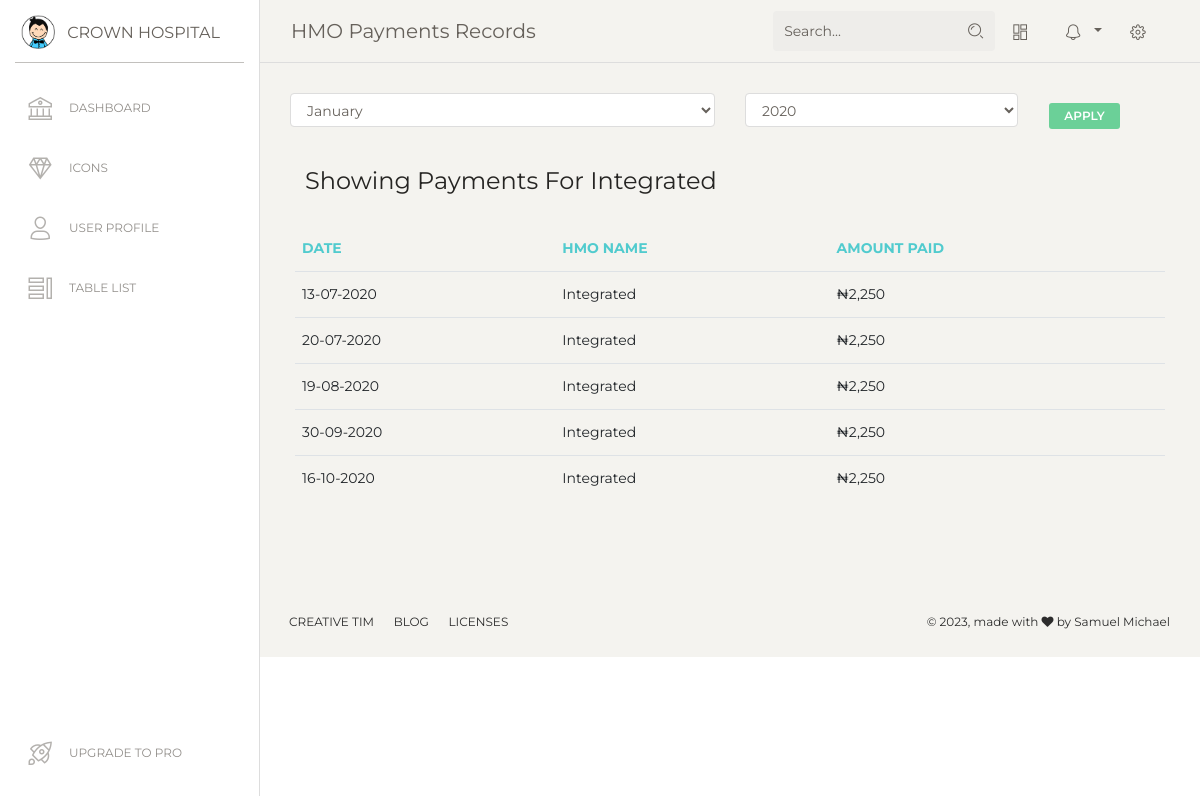
The app's page /zh/index.php?name=Integrated with its own data.
### tables this page shows
CREATE TABLE `hmo_payments` (
  `id` int(11) NOT NULL AUTO_INCREMENT,
  `date` date NOT NULL,
  `hmo_name` varchar(30) NOT NULL,
  `amount` int(11) NOT NULL,
  PRIMARY KEY (`id`)
);

### config/DB.php (called while the page is built, shortened)
<?php
    class DB {
        public $conn;
        public function __construct($host = 'localhost', $user = 'root', $password = '', $dbname = 'hmo') {
            $this->host = $host;
            $this->user = $user;
            $this->password = $password;
            $this->dbname = $dbname;
            $this->conn = new mysqli($this->host, $this->user, $this->password, $this->dbname) or die("Failed to connect to MySQLi" . $this->conn->connect_error);
        }
        public function formatDate($date) {
            $date = date_create($date);
            return date_format($date, 'd-m-Y');
        }
        public function getHMOPayments($hmo_name, $year="") {
            $sql = "SELECT * FROM hmo_payments WHERE date LIKE '%$year%' AND hmo_name = ?; " ;
            $stmt = $this->conn->prepare($sql);
            $stmt->bind_param('s', $hmo_name);
            $stmt->execute();
            return $stmt->get_result();
        }
    }

### zh/index.php (the view, shortened to what this page needs)
<?php
    require_once '../config/DB.php';
    $db =  new DB();
    $name = $_GET['name'];
    $year = $_GET['year'];
?>
<?php include '../inc/head.php' ?>
<body class="">
    <div class="wrapper ">
        <div class="sidebar" data-color="white" data-active-color="danger">
            <div class="logo">
                <a href="https://www.creative-tim.com" class="simple-text logo-mini">
                    <div class="logo-image-small">
                        <img src="../assets/img/logo-small.png">
                    </div>
                </a>
                <a href="https://www.creative-tim.com" class="simple-text logo-normal">
                Crown Hospital
                </a>
            </div>
            <div class="sidebar-wrapper">
                <ul class="nav">
                    <?php include '../inc/nav_links.php' ?>
                </ul>
            </div>
        </div>
        <div class="main-panel">
            <?php include '../inc/navbar.php' ?>
            <div class="content">
                <div class="row">
                    <div class="col-md-12">
                        <div class="row">
                                <div class="col-md-6">
                                    <select name="month" id="" class="form-control form-select-sm">
                                        <option value="">January</option>
                                    </select>
                                </div>
                                <div class="col-md-4">
                                    <select class="form-control form-select-sm" name="year" id="" onchange="location = this.value;">
                                        <option  value="index?name=<?= $name ?>&year=2020">2020</option>
                                    </select>
                                </div>
                                <div class="col-md-2">
                                    <button  class="btn btn-success btn-sm" >Apply</button>
                                </div>
                        </div>
                        <div class="card card-plain">
                            <div class="card-header">
                                <h4 class="card-title"> Showing Payments For <?= ucwords($name) ?></h4>
                            </div>
                            <div class="card-body">
                                <div class="table-responsive">
                                    <table class="table">
                                        <thead class=" text-primary">
                                            <th>Date</th>
                                            <th>HMO Name</th>
                                            <th>Amount Paid</th>
                                        </thead>
                                        <tbody>
                                            <?php $results = $db->getHMOPayments($name, $year) ?>
                                            <?php if (!$results) : ?>
                                            <?php else : ?>
                                                <?php foreach ($results->fetch_all(MYSQLI_ASSOC) as $result) : ?>
                                                    <?php extract($result) ?>
                                                    <tr>
                                                        <td><?= $db->formatDate($date) ?></td>
                                                        <td><?= $hmo_name ?></td>
                                                        <td>&#x20A6;<?= number_format($amount) ?></td>
                                                    </tr>
                                                <?php endforeach; ?>
                                            <?php endif; ?>
                                        </tbody>
                                    </table>
                                </div>
                            </div>
                        </div>
                    </div>
                </div>
            </div>
            <?php include '../inc/footer.php' ?>
        </div>
    </div>
</body>
</html>

### records on screen
hmo_payments: date "13-07-2020", hmo_name "Integrated", amount "2,250"
hmo_payments: date "20-07-2020", hmo_name "Integrated", amount "2,250"
hmo_payments: date "19-08-2020", hmo_name "Integrated", amount "2,250"
hmo_payments: date "30-09-2020", hmo_name "Integrated", amount "2,250"
hmo_payments: date "16-10-2020", hmo_name "Integrated", amount "2,250"

### other values on screen
$name "Integrated"
